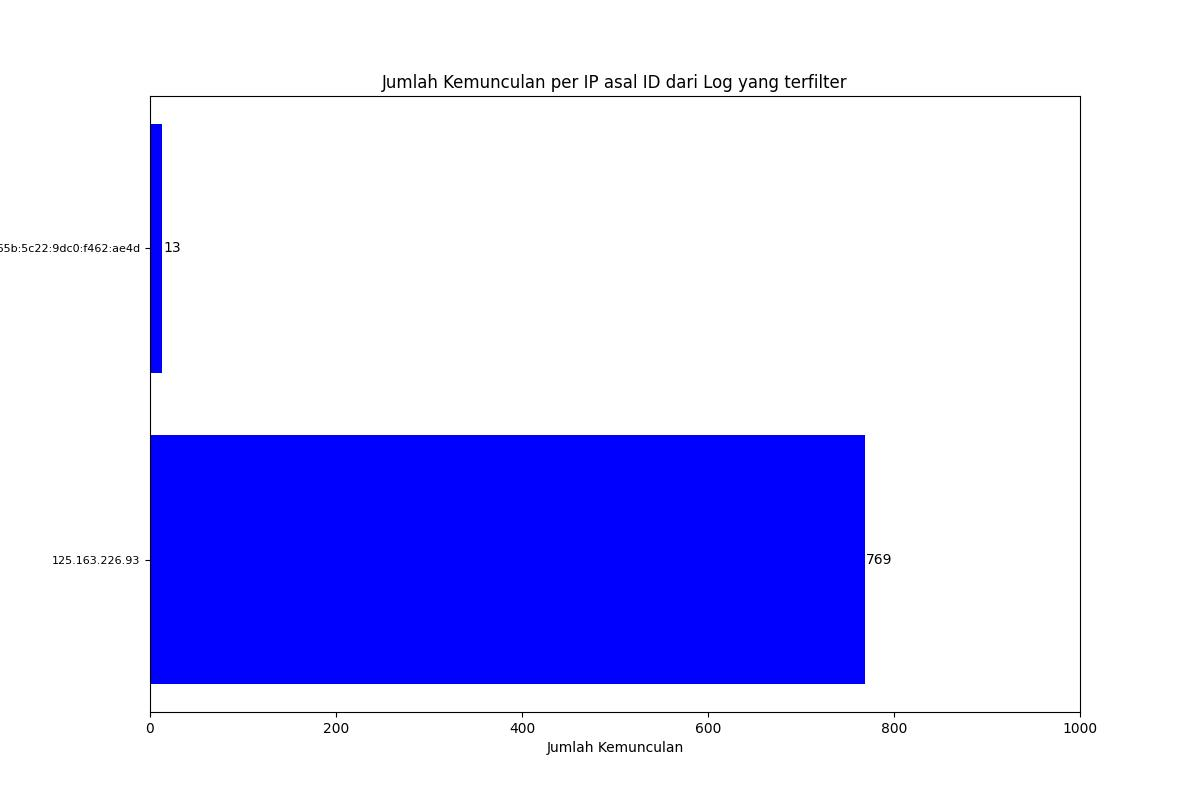

Generate this figure with Python:
import re
import matplotlib.pyplot as plt

# membaca file log
with open("/var/log/nginx/fix/filter_tools/hasil_filter_from_access_log/attack_attempt_filtered.log", "r") as f:
    logs = f.readlines()

# inisialisasi dictionary untuk menyimpan jumlah tanda [ID] per IP
id_ips = {}

# menghitung jumlah tanda [ID] per IP
for log in logs:
    if "[ID]" in log:
        # regular expression untuk mencari alamat IP, baik IPv4 maupun IPv6
        ip = re.search(
            r"\d{1,3}\.\d{1,3}\.\d{1,3}\.\d{1,3}|[0-9a-fA-F:]+:[0-9a-fA-F:]+:[0-9a-fA-F:]+:[0-9a-fA-F:]+:[0-9a-fA-F:]+:[0-9a-fA-F:]+:[0-9a-fA-F:]+:[0-9a-fA-F:]+", log).group()
        if ip in id_ips:
            id_ips[ip] += 1
        else:
            id_ips[ip] = 1

# mencari IP dengan jumlah tanda [ID] terbanyak
most_id_ip = max(id_ips, key=id_ips.get)
most_id_count = id_ips[most_id_ip]

# membuat grafik untuk jumlah tanda [ID] per IP
fig, ax = plt.subplots(figsize=(12, 8))

labels = list(id_ips.keys())
values = list(id_ips.values())

# menambahkan text di sebelah kanan bar
for i in range(len(labels)):
    ax.text(values[i]+1, i, str(values[i]), ha='left', va='center')

ax.barh(labels, values, color='blue')

# memberi label sumbu x dan y
ax.set_xlabel("Jumlah Kemunculan")
ax.set_ylabel("IP")

# memberi judul grafik
ax.set_title("Jumlah Kemunculan per IP asal ID dari Log yang terfilter")

# menyesuaikan jarak antar ticks pada sumbu y
plt.yticks(range(len(labels)), labels, fontsize=8)

# menyesuaikan rentang nilai (range) pada sumbu x menjadi 0-25
plt.xlim(0, 1000)

# menyimpan grafik
plt.savefig("viz_id_ip.jpg")

# menampilkan grafik
plt.show()
